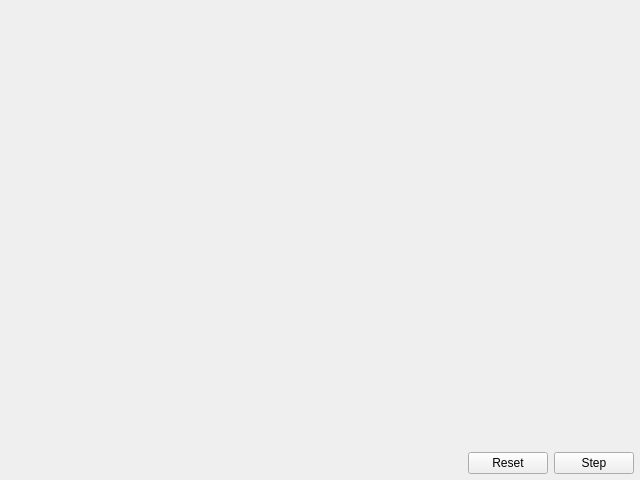
<?xml version="1.0" encoding="UTF-8"?>
<ui version="4.0">
 <class>agent_stepper</class>
 <widget class="QWidget" name="agent_stepper">
  <property name="geometry">
   <rect>
    <x>0</x>
    <y>0</y>
    <width>640</width>
    <height>480</height>
   </rect>
  </property>
  <property name="windowTitle">
   <string>Form</string>
  </property>
  <layout class="QVBoxLayout" name="verticalLayout" stretch="1,0">
   <property name="spacing">
    <number>6</number>
   </property>
   <property name="leftMargin">
    <number>6</number>
   </property>
   <property name="topMargin">
    <number>6</number>
   </property>
   <property name="rightMargin">
    <number>6</number>
   </property>
   <property name="bottomMargin">
    <number>6</number>
   </property>
   <item>
    <widget class="finch::ui::matrix2_view" name="matrix" native="true"/>
   </item>
   <item>
    <layout class="QHBoxLayout" name="horizontalLayout">
     <item>
      <spacer name="horizontalSpacer">
       <property name="orientation">
        <enum>Qt::Horizontal</enum>
       </property>
       <property name="sizeHint" stdset="0">
        <size>
         <width>40</width>
         <height>20</height>
        </size>
       </property>
      </spacer>
     </item>
     <item>
      <widget class="QPushButton" name="reset">
       <property name="text">
        <string>Reset</string>
       </property>
       <property name="shortcut">
        <string>R</string>
       </property>
      </widget>
     </item>
     <item>
      <widget class="QPushButton" name="step">
       <property name="text">
        <string>Step</string>
       </property>
       <property name="shortcut">
        <string>S</string>
       </property>
      </widget>
     </item>
    </layout>
   </item>
  </layout>
 </widget>
 <customwidgets>
  <customwidget>
   <class>finch::ui::matrix2_view</class>
   <extends>QWidget</extends>
   <header location="global">finch/ui/matrix2_view.hpp</header>
   <container>1</container>
  </customwidget>
 </customwidgets>
 <resources/>
 <connections/>
</ui>
